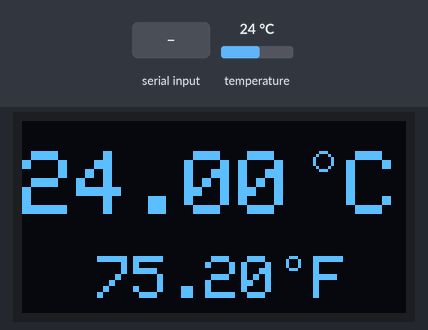
A sketch run on a simulated Arduino Uno, built with avr-gcc and run on an emulated ATmega328P. Parts: 128×64 one-colour display. Wiring (inferred from the names in the program): HTU21/Si7021 sensor at I2C address 0x40. The test bench sets the inputs (shaded band); at power-on: temperature 24 °C. What the sketch prints to the serial monitor is not drawn.

Above: at 6.2 s.
6.3 s: "c" received over Serial
8.0 s: "f" received over Serial
9.7 s: "C" received over Serial
11.4 s: "F" received over Serial
At 11.58 s:
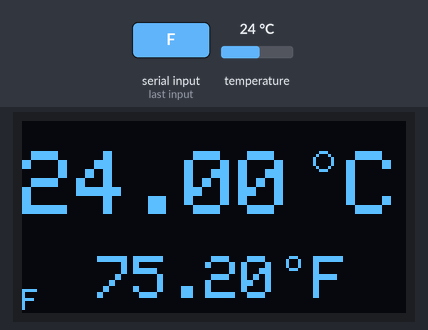
13.1 s: temperature set to 12 °C
At 13.27 s:
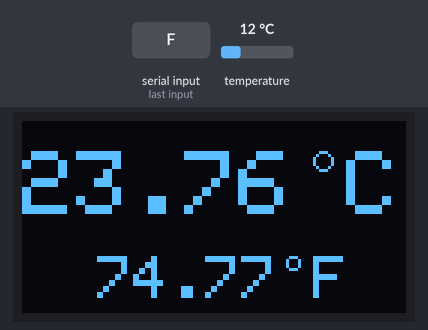
14.7 s: temperature set to 19 °C
At 14.84 s:
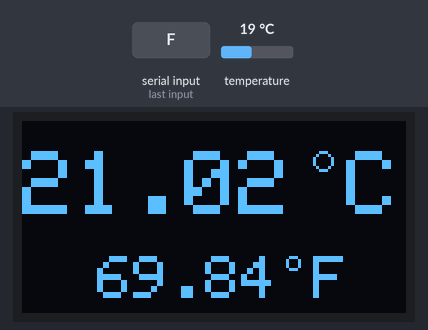
Timing chart, 0 to 17.2 s (numbered marks = the images above; inputs shaded):
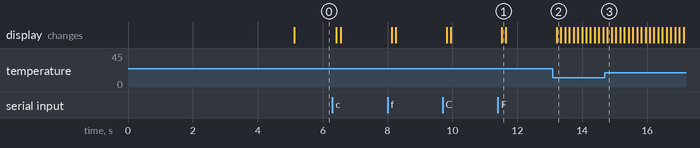

The sketch:

m328p-spi-oled.ino
```cpp
#include <Wire.h>
#include <Adafruit_GFX.h>
#include <Adafruit_SSD1306.h>

static const int OLED_DC = 6;
static const int OLED_CS = 7;
static const int OLED_RESET = 8;
Adafruit_SSD1306 display(OLED_DC, OLED_RESET, OLED_CS);

static const uint8_t I2C_ID = 0x40;

static const int NUM_SAMPLES = 50;
float samples[NUM_SAMPLES];
int sample_index = 0;

void setup() {
  Serial.begin(9600);
  Wire.begin();
  display.begin(SSD1306_SWITCHCAPVCC);
  display.clearDisplay();
  display.setTextSize(2);
  display.setTextColor(WHITE);
  display.setCursor(0,0);

  display.print("Si70");
  display.println(getModel());
  uint8_t version = getFirmwareVersion();
  if (version == 0xff) display.print("ver 1.0");
  if (version == 0x20) display.print("ver 2.0");
  display.display();

  for (int i = 0; i < NUM_SAMPLES; i++) {
    samples[i] = read_temperature();
    delay(100);
  }
}

void loop() {
  float temp_c = read_temperature();
  samples[sample_index++] = temp_c;
  if (sample_index == NUM_SAMPLES) sample_index = 0;

  float temp_c_avg = get_average();
  display.clearDisplay();
  display.setTextSize(3);
  display.setCursor(0, 10);
  display.print(temp_c_avg);
  display.print(" C");
  display.drawCircle(100, 13, 3, WHITE);

  float temp_f_avg = temp_c_avg * 1.8 + 32;
  display.setTextSize(2);
  display.setCursor(25, 45);
  display.print(temp_f_avg);
  display.print(" F");
  display.drawCircle(90, 47, 2, WHITE);

  if (Serial.available()) {
    uint8_t command = Serial.read();

    display.setTextSize(1);
    display.setCursor(0, 56);

    switch (command) {
      case 'c':
        Serial.println(temp_c);
        display.print("c");
        break;
      case 'f':
        Serial.println(temp_c * 1.8 + 32);
        display.print("f");
        break;
      case 'C':
        Serial.println(temp_c_avg);
        display.print("C");
        break;
      case 'F':
        Serial.println(temp_f_avg);
        display.print("F");
        break;
      default:
        display.print(command, HEX);
    }
  }

  display.display();
  delay(100);
}

float read_temperature() {
  Wire.beginTransmission(I2C_ID);
  Wire.write(0xe3);
  Wire.endTransmission();
  Wire.requestFrom(I2C_ID, 2);
  uint8_t byte1 = Wire.read();
  uint8_t byte2 = Wire.read();
  uint16_t value = (byte1 << 8) + byte2;
  return 175.72 * (float) value / 65536 - 46.85;
}

float get_average() {
  float sum = 0;
  for (int i = 0; i < NUM_SAMPLES; i++) {
    sum += samples[i];
  }
  return sum / NUM_SAMPLES;
}

uint8_t getModel() {
  Wire.beginTransmission(I2C_ID);
  Wire.write(0xfc);
  Wire.write(0xc9);
  Wire.endTransmission();
  Wire.requestFrom(I2C_ID, 4);
  uint8_t byte1 = Wire.read();
  uint8_t byte2 = Wire.read();
  uint8_t byte3 = Wire.read();
  uint8_t byte4 = Wire.read();
  return byte1;
}

uint8_t getFirmwareVersion() {
  Wire.beginTransmission(I2C_ID);
  Wire.write(0x84);
  Wire.write(0xB8);
  Wire.endTransmission();
  Wire.requestFrom(I2C_ID, 1);
  return Wire.read();
}
```

Measured:
- after the input at 11.4 s, the display: changes after 0.12 s (image 1)
- after the input at 13.1 s, the display: changes after 0.11 s (image 2)
